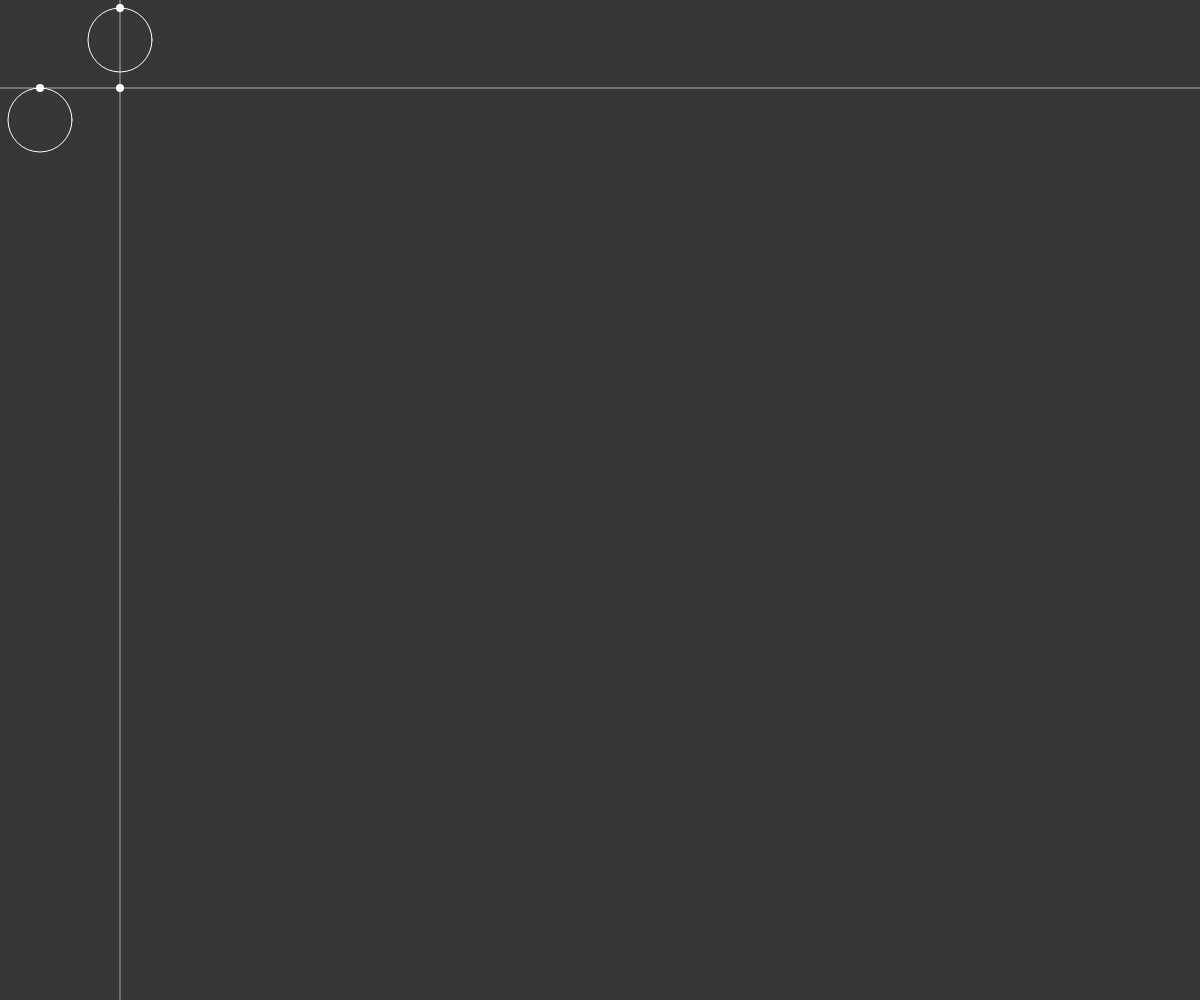
Frame 1 (no input)
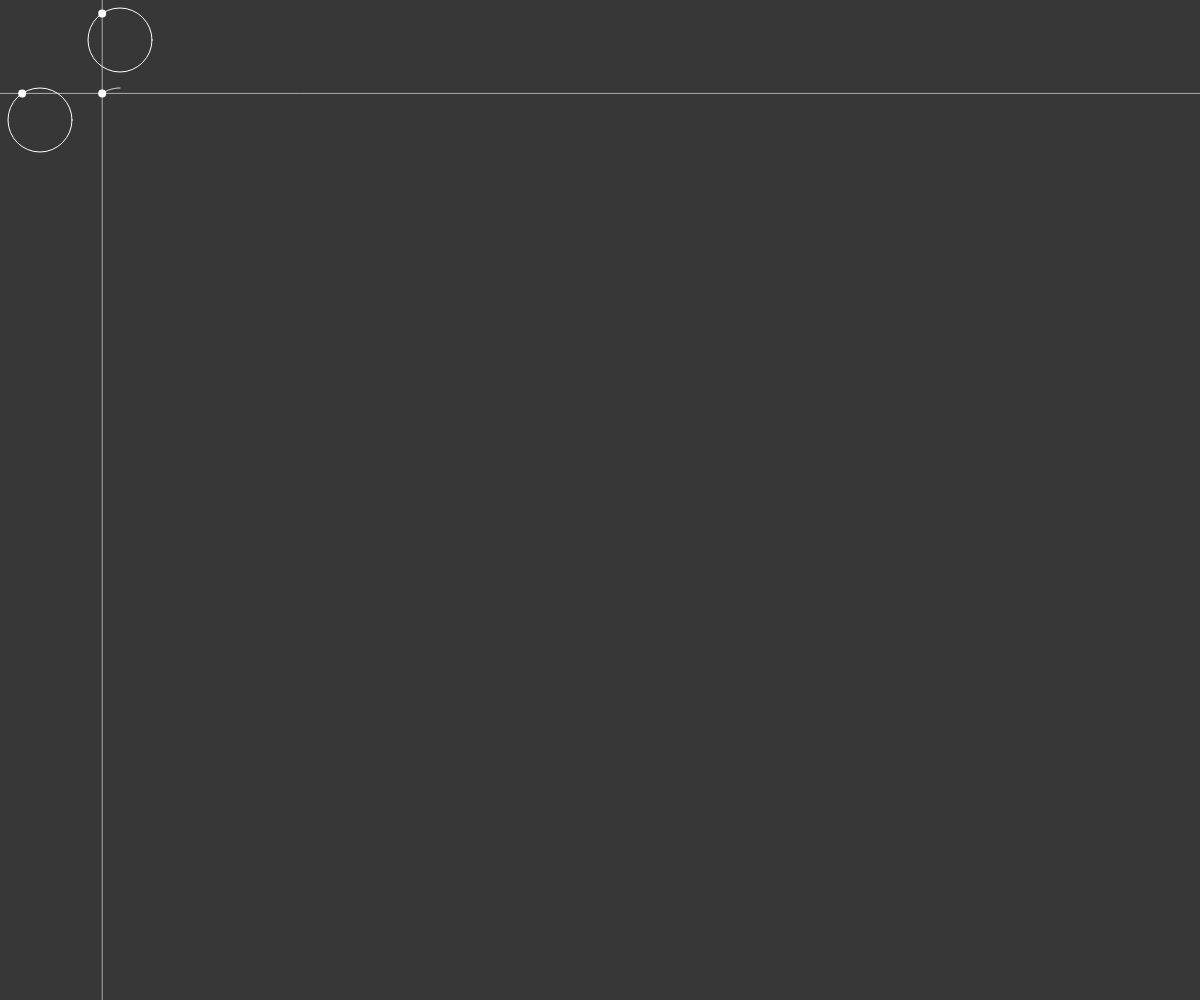
Frame 60 (no input)
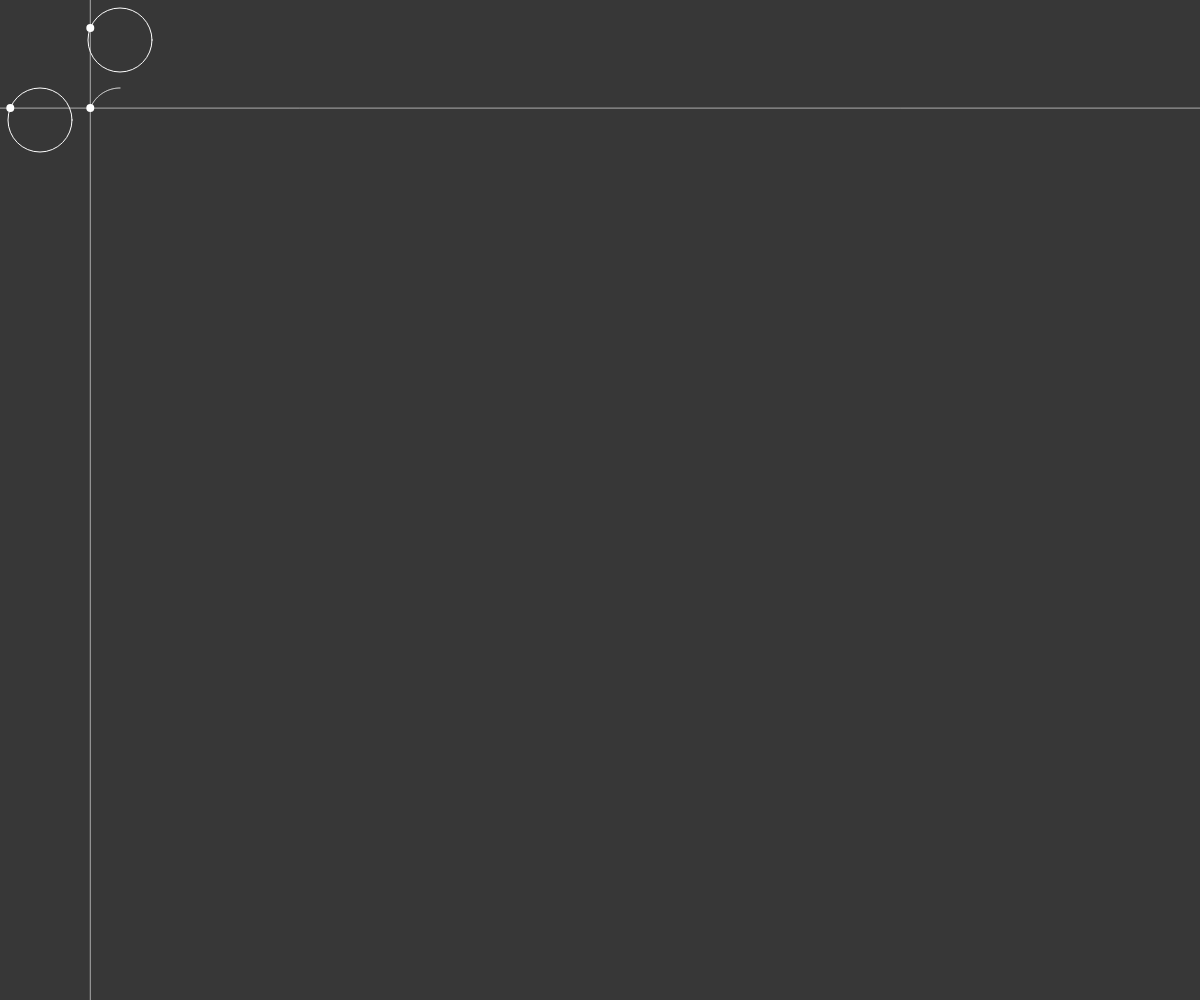
Frame 120 (the mouse pressed at the canvas centre since frame 60)

The p5.js sketch that drew these frames (run headless with seeded random() and noise() and a simulated clock; from frame 60 on, the mouse is pressed at the canvas centre):

// p5.js sketch
// ── sketch.js
let angle = 0;
let w = 80;
let cols;
let rows;
let curves;

function setup() {
    createCanvas(windowWidth, windowHeight);
    // cols = floor(width / w) - 1;
    cols = 1;
    // rows = floor(height / w) - 1;
    rows = 1;
    curves = make2DArray(rows, cols);

    for (let j = 0; j < rows; j++) {
        for (let i = 0; i < cols; i++) {
            curves[j][i] = new Curve();
        }
    }
}

function draw() {
    background(55);
    let d = w - 0.2 * w;
    let r = d / 2;

    noFill();
    stroke(255);
    for (let i = 0; i < cols; i++) {
        let cx = w + i * w + w / 2;
        let cy = w / 2;
        strokeWeight(1);
        stroke(255);
        ellipse(cx, cy, d, d);
        let x = r * cos(angle * (i + 1) - HALF_PI);
        let y = r * sin(angle * (i + 1) - HALF_PI);
        strokeWeight(8);
        stroke(255);
        point(cx + x, cy + y);
        stroke(255, 150);
        strokeWeight(1);
        line(cx + x, 0, cx + x, height);

        for (let j = 0; j < rows; j++) {
            curves[j][i].setX(cx + x);
        }
    }

    noFill();
    stroke(255);
    for (let j = 0; j < rows; j++) {
        let cx = w / 2;
        let cy = w + j * w + w / 2;
        strokeWeight(1);
        stroke(255);
        ellipse(cx, cy, d, d);
        let x = r * cos(angle * (j + 1) - HALF_PI);
        let y = r * sin(angle * (j + 1) - HALF_PI);
        strokeWeight(8);
        stroke(255);
        point(cx + x, cy + y);
        stroke(255, 150);
        strokeWeight(1);
        line(0, cy + y, width, cy + y);

        for (let i = 0; i < cols; i++) {
            curves[j][i].setY(cy + y);
        }
    }

    for (let j = 0; j < rows; j++) {
        for (let i = 0; i < cols; i++) {
            curves[j][i].addPoint();
            curves[j][i].show();
        }
    }

    angle -= 0.01;

    if (angle < -TWO_PI) {
        for (let j = 0; j < rows; j++) {
            for (let i = 0; i < cols; i++) {
                curves[j][i].reset();
            }
        }
        // saveFrame("lissajous#####.png");
        angle = 0;
    }
}

function make2DArray(rows, cols) {
    var arr = new Array(rows); //like arr[]; but with number of columns hardcoded
    for (var i = 0; i < arr.length; i++) {
        arr[i] = new Array(cols);
    }
    return arr;
}

// ── Curve.js
class Curve {

    constructor() {
        this.path = [];
        this.current = createVector();
    }

    setX(x) {
        this.current.x = x;
    }

    setY(y) {
        this.current.y = y;
    }

    addPoint() {
        this.path.push(this.current);
    }

    reset() {
        this.path = [];
    }

    show() {
        stroke(255);
        strokeWeight(1);
        noFill();
        beginShape();
        for (let v of this.path) {
            vertex(v.x, v.y);
        }
        endShape();

        strokeWeight(8);
        point(this.current.x, this.current.y);
        this.current = createVector();
    }
}
